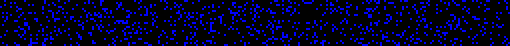
#> input picture shares/P.png, 255 x 23 px (shown 2 times larger); the run also reads 1 picture not shown here
$ python decryption.py
#> lines starting #> are read from the running program, lines starting #| are printed output that depends on the picture; after the words box and inside, x2 and y2 are one past the last pixel; in counts of white or black regions, pixels touching at a corner belong together
f = open("shares/cipher.txt",'r',encoding='utf-8')
#> (reads shares/cipher.txt from the repository)
cipher = f.read()

import base64
import numpy as np
import cv2

P = cv2.imread('shares/P.png')
#> P is the input picture: shape (23, 255, 3); mean B, G, R 41.3, 1, 1
R = cv2.imread('shares/R.png')

h = np.shape(P)[0]
#> h = 23
w = np.shape(P)[1]
#> w = 255

CK = np.ones((h,w,1), dtype = 'uint8')

for i in range(h):
    for j in range(w):
        ck = P[i][j][0] ^ R[i][j][0]
        CK[i][j][0] = ck
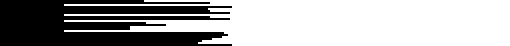
#> CK: shape (23, 255, 1) (shown 2 times larger); values 0 (black) and 1 (white), 65.7% white; 1 black region, box (x1, y1, x2, y2) and area: (0, 0, 116, 23) 2010

K1 = []
for i in range(len(CK)):
    K1.append(0)
#> this loop made 23 passes
#> after the loop, K1 = [0, 0, 0, 0, 0, 0, 0, 0, 0, 0, 0, 0, 0, 0, 0, 0, 0, 0, 0, 0, 0, 0, 0]

for i in range(len(CK)):
    count = 0
    for j in range(len(CK[i])):
        if CK[i][j][0] == 0:
            count += 1
    K1[i] = chr(count)
#> after the loop, K1 = ['H', 'i', ' ', 't', 'h', 'i', 's', ' ', 'i', 's', ' ', 'I', 'S', 'A', 'A', ' ', 'p', 'r', 'o', 'j', 'e', 'c', 't']

K1 = "".join(K1)

K1

import hashlib
SK1 = hashlib.sha256(K1.encode())

print("The hexadecimal equivalent of SHA256 is : ")
print(SK1.hexdigest())
#| 243fab4e1f414108c22ccecf19ec1317971a8d5a4ac10f6ca91d129b12cfc8ec

from Crypto.Cipher import AES
from Crypto.Random import new as Random
from hashlib import sha256
from base64 import b64encode,b64decode

class AESCipher:
    def __init__(self,data,key):
        self.block_size = 16
        self.data = data
        self.key = sha256(key.encode()).digest()[:32]
        self.pad = lambda s: s + (self.block_size - len(s) % self.block_size) * chr (self.block_size - len(s) % self.block_size)
        self.unpad = lambda s: s[:-ord(s[len(s) - 1:])]

    def decrypt(self):
        cipher_text = b64decode(self.data.encode())
        iv = cipher_text[:self.block_size]
        cipher = AES.new(self.key,AES.MODE_OFB,iv)
        return self.unpad(cipher.decrypt(cipher_text[self.block_size:])).decode()

import pandas as pd
xdf = pd.DataFrame(columns = ['1','2'])
a = []
b = []
for i in P:
    k = 0
    n1 = []
    n2 = []
    for j in i:
        if k%2==0:
            n1.append(np.sum(j))
        else:
            n2.append(np.sum(j))
        k += 1
    a.append(sum(n1))
    b.append(sum(n2))
#> after the loop, a = [6932, 5667, 5942, 4892, 4650, 4386, 7170, 4922, 5160, 4140, 6956, 4148, 6434, 5161, 5922, 4922, 5920, 5144, 4141, 5661, 4647, 7700, 5663]; b = [4395, 6161, 3397, 5913, 8203, 4645, 7700, 4662, 5403, 4895, 5928, 7442, 4397, 5921, 5413, 5179, 5152, 6167, 3881, 5658, 3886, 8200, 4903]
xdf['1'] = a
xdf['2'] = b

ydf = pd.DataFrame(columns = ['1','2'])
a = []
b = []
for i in R:
    k = 0
    n1 = []
    n2 = []
    for j in i:
        if k%2==0:
            n1.append(np.sum(j))
        else:
            n2.append(np.sum(j))
        k += 1
    a.append(sum(n1))
    b.append(sum(n2))
#> after the loop, a = [6898, 5624, 5898, 4864, 4606, 4355, 7158, 4878, 5107, 4102, 6906, 4109, 6392, 5122, 5895, 4872, 5888, 5111, 4099, 5632, 4612, 7670, 5629]; b = [4356, 6134, 3332, 5886, 8170, 4612, 7664, 4617, 5368, 4857, 5877, 7399, 4349, 5896, 5374, 5124, 5117, 6137, 3841, 5624, 3843, 8174, 4862]
ydf['1'] = a
ydf['2'] = b

from sklearn.linear_model import LinearRegression
LRmodel = LinearRegression()
LRmodel.fit(xdf,ydf)

zdf = pd.DataFrame(columns = ['1','2'])
a = []
b = []
for i in CK:
    k = 0
    n1 = []
    n2 = []
    for j in i:
        if k%2==0:
            n1.append(np.sum(j))
        else:
            n2.append(np.sum(j))
        k += 1
    a.append(sum(n1))
    b.append(sum(n2))
#> after the loop, a = [92, 75, 112, 70, 76, 75, 70, 112, 75, 70, 112, 91, 86, 95, 95, 112, 72, 71, 72, 75, 77, 78, 70]; b = [91, 75, 111, 69, 75, 75, 70, 111, 75, 70, 111, 91, 86, 95, 95, 111, 71, 70, 72, 74, 77, 78, 69]
zdf['1'] = a
zdf['2'] = b

predict = LRmodel.predict([[sum(zdf['1']),sum(zdf['2'])]])

x = round(predict[0][0])%26
y = round(predict[0][1])%26

cipher = cipher.split(' ')

txt = []
for each in cipher:
    try:
        ch = ord(each) - x + y
        txt.append(int(ch))
    except:
        print(each)

text = ""
for t in txt:
    text += chr(t)

#> (the run stopped early here; a loop or call above may not have finished)
